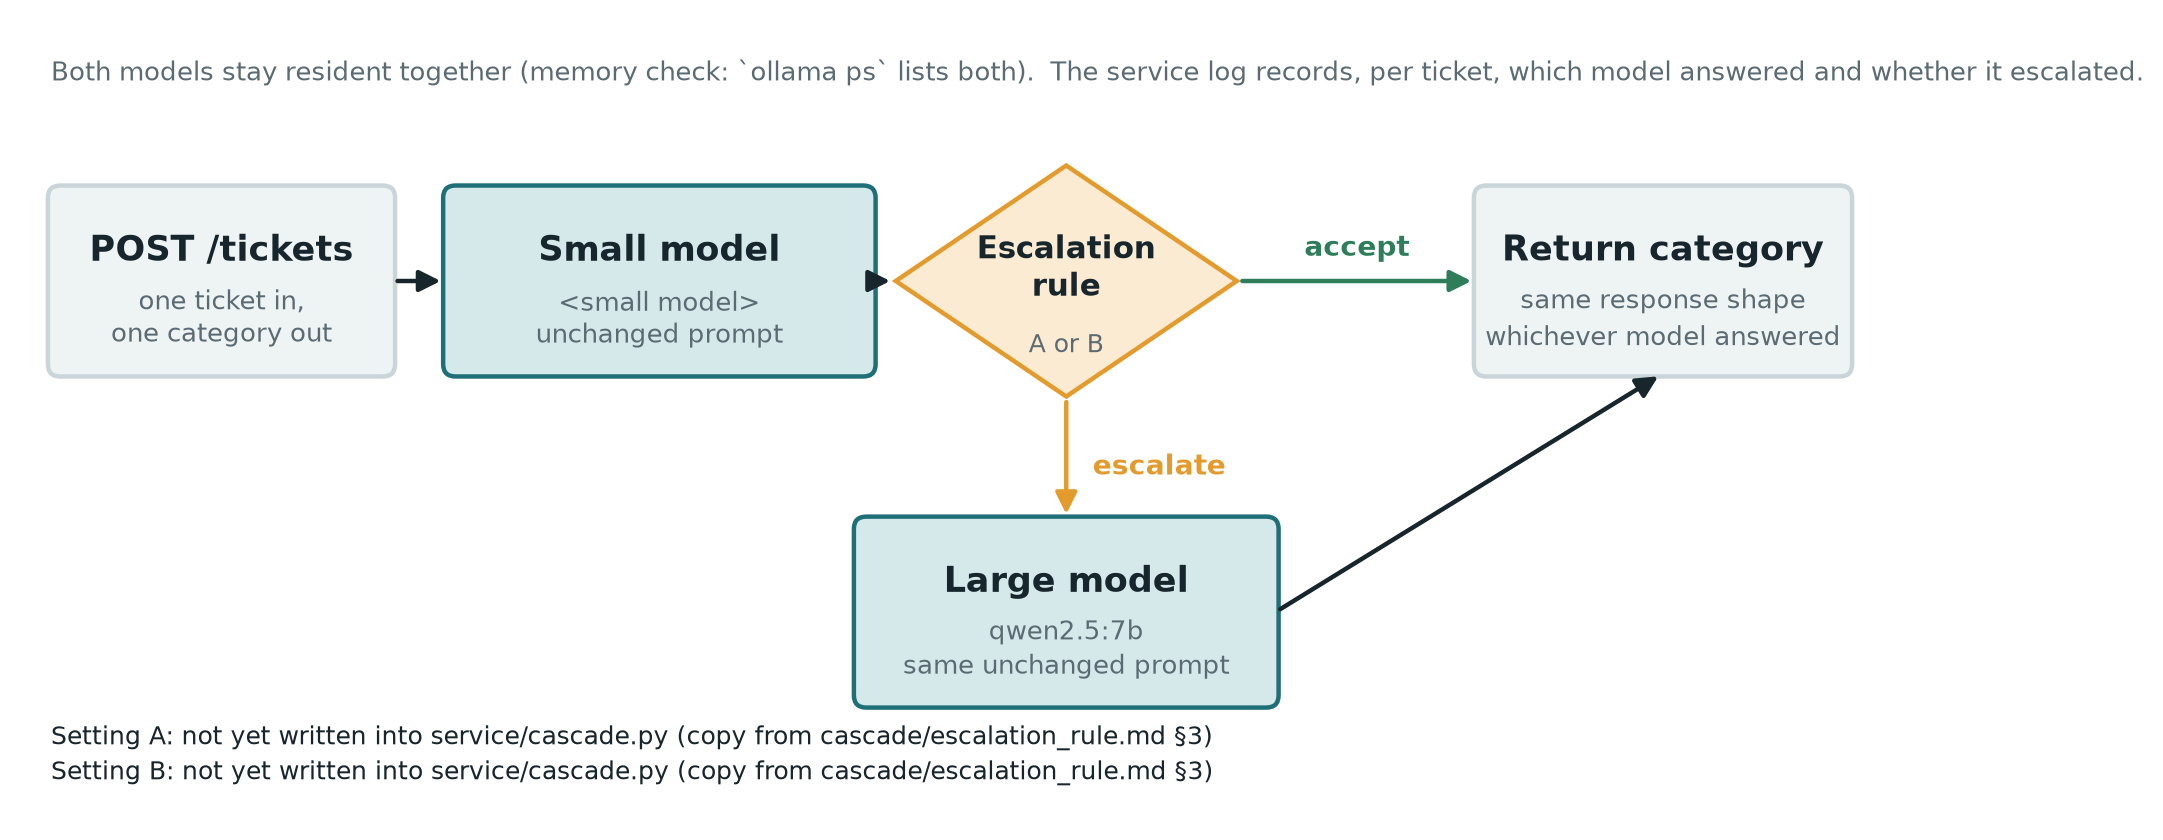

This figure's Python source:
#!/usr/bin/env python3
"""Draw the Slide 2 cascade diagram: small model -> escalation rule -> (large model).

Owner: Part 1 -- Yeo Kai Yuan (Slide 2 diagram; TODO_A2.md §1.6).

The diagram is drawn from the code, not from memory: the two settings' wording
comes from ``service/cascade.py`` ``RULE_SETTINGS`` (each rule's ``describe()``,
the literal condition), so the slide cannot show a rule the service does not
run. Until Part 2's settings are copied in, the settings line says so instead.
The model pair comes from the command line (the pair the memory check
confirmed, docs/environment/a2-memory-check/).

Usage:
    python slides/drafts_a2/cascade_diagram.py --small llama3.2:3b --large qwen2.5:7b
Writes slides/drafts_a2/cascade_diagram.png (and .svg) at 16:9-friendly size.
"""

from __future__ import annotations

import argparse
import sys
import textwrap
from pathlib import Path

REPO_ROOT = Path(__file__).resolve().parents[2]
if str(REPO_ROOT) not in sys.path:
    sys.path.insert(0, str(REPO_ROOT))

import matplotlib  # noqa: E402

matplotlib.use("Agg")
import matplotlib.pyplot as plt  # noqa: E402
from matplotlib.patches import FancyArrowPatch, FancyBboxPatch, Polygon  # noqa: E402

from service import cascade  # noqa: E402

# The A1 deck's palette (slides/build_deck.js), so the image sits in the deck.
INK, MUTED, LINE = "#17252C", "#5B6B73", "#C9D5D8"
TEAL, TEAL_LIGHT = "#1F6F78", "#D5E8EA"
AMBER, AMBER_LIGHT = "#E39B2D", "#FBEBD2"
PASS, LIGHT = "#2E7D5B", "#EEF3F4"


def box(ax, x, y, w, h, title, body, face, edge):
    ax.add_patch(FancyBboxPatch((x, y), w, h, boxstyle="round,pad=0.02,rounding_size=0.08",
                                facecolor=face, edgecolor=edge, linewidth=1.6))
    ax.text(x + w / 2, y + h * 0.66, title, ha="center", va="center", fontsize=12.5,
            fontweight="bold", color=INK, family="DejaVu Sans")
    ax.text(x + w / 2, y + h * 0.30, body, ha="center", va="center", fontsize=9.5,
            color=MUTED, family="DejaVu Sans", linespacing=1.3)


def arrow(ax, start, end, label="", color=INK, dashed=False, label_xy=None):
    ax.add_patch(FancyArrowPatch(start, end, arrowstyle="-|>", mutation_scale=16, linewidth=1.6,
                                 color=color, linestyle=(0, (4, 3)) if dashed else "-"))
    if label:
        lx, ly = label_xy or ((start[0] + end[0]) / 2, (start[1] + end[1]) / 2 + 0.12)
        ax.text(lx, ly, label, ha="center", va="bottom", fontsize=10, color=color,
                fontweight="bold", family="DejaVu Sans")


def setting_lines() -> tuple[list[str], bool]:
    lines, length_rule = [], False
    for setting in ("A", "B"):
        rule = cascade.RULE_SETTINGS.get(setting)
        if rule is None:
            lines.append(f"Setting {setting}: not yet written into service/cascade.py "
                         f"(copy from cascade/escalation_rule.md §3)")
        else:
            lines.append(f"Setting {setting}: {rule.describe()}")
            length_rule = length_rule or isinstance(rule, cascade.LengthRule)
    return lines, length_rule


def draw(small: str, large: str, out: Path) -> None:
    fig, ax = plt.subplots(figsize=(12, 5.2), dpi=200)
    ax.set_xlim(0, 12)
    ax.set_ylim(0, 5.2)
    ax.axis("off")

    # Lane 1: request -> small model -> rule -> return
    box(ax, 0.2, 2.9, 2.2, 1.2, "POST /tickets", "one ticket in,\none category out", LIGHT, LINE)
    box(ax, 2.75, 2.9, 2.75, 1.2, "Small model", f"{small}\nunchanged prompt", TEAL_LIGHT, TEAL)
    diamond = Polygon([[6.75, 4.25], [7.85, 3.5], [6.75, 2.75], [5.65, 3.5]], closed=True,
                      facecolor=AMBER_LIGHT, edgecolor=AMBER, linewidth=1.6)
    ax.add_patch(diamond)
    ax.text(6.75, 3.58, "Escalation\nrule", ha="center", va="center", fontsize=11, fontweight="bold",
            color=INK, family="DejaVu Sans")
    ax.text(6.75, 3.08, "A or B", ha="center", va="center", fontsize=9, color=MUTED, family="DejaVu Sans")
    box(ax, 9.4, 2.9, 2.4, 1.2, "Return category", "same response shape\nwhichever model answered",
        LIGHT, LINE)

    # Lane 2: large model
    box(ax, 5.4, 0.75, 2.7, 1.2, "Large model", f"{large}\nsame unchanged prompt", TEAL_LIGHT, TEAL)

    arrow(ax, (2.4, 3.5), (2.75, 3.5))
    arrow(ax, (5.5, 3.5), (5.65, 3.5))
    arrow(ax, (7.85, 3.5), (9.4, 3.5), "accept", color=PASS)
    arrow(ax, (6.75, 2.75), (6.75, 1.95), "escalate", color=AMBER, label_xy=(7.35, 2.2))
    arrow(ax, (8.1, 1.35), (10.6, 2.9), color=INK)

    lines, length_rule = setting_lines()
    if length_rule:
        arrow(ax, (1.3, 2.9), (5.4, 1.35), "long ticket: skips the small model", color=MUTED,
              dashed=True, label_xy=(2.6, 1.85))

    ax.text(0.2, 0.42, "\n".join(textwrap.shorten(l, 150, placeholder=" ...") for l in lines),
            ha="left", va="center", fontsize=9, color=INK, family="DejaVu Sans", linespacing=1.4)
    ax.text(0.2, 4.85, "Both models stay resident together (memory check: `ollama ps` lists both).  "
            "The service log records, per ticket, which model answered and whether it escalated.",
            ha="left", va="center", fontsize=9.5, color=MUTED, family="DejaVu Sans")

    out.parent.mkdir(parents=True, exist_ok=True)
    fig.savefig(out, bbox_inches="tight", facecolor="white")
    fig.savefig(out.with_suffix(".svg"), bbox_inches="tight", facecolor="white")
    plt.close(fig)


def main(argv: list[str] | None = None) -> int:
    parser = argparse.ArgumentParser(description=__doc__.split("\n\n")[0])
    parser.add_argument("--small", default="<small model>", help="the cascade's small model tag")
    parser.add_argument("--large", default="qwen2.5:7b")
    parser.add_argument("--out", type=Path, default=Path(__file__).with_name("cascade_diagram.png"))
    args = parser.parse_args(argv)
    draw(args.small, args.large, args.out)
    print(f"wrote {args.out} and {args.out.with_suffix('.svg')}")
    return 0


if __name__ == "__main__":
    raise SystemExit(main())
